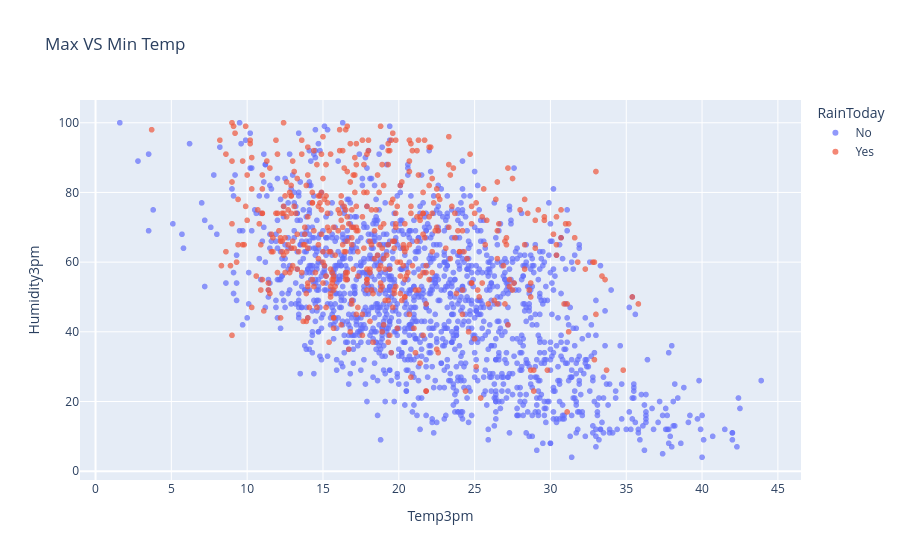

This figure's notebook cell:
### Code cell
px.scatter(df.sample(2000), 
             x='Temp3pm', 
             title='Max VS Min Temp', 
             y='Humidity3pm',
             color='RainToday',
             opacity=0.7)

### Figure 1 — Plotly figure (JSON) as saved in the notebook; plotly's stock layout.template omitted (floating-point values rounded to 4 significant figures; data arrays with more than 128 entries replaced by an {"elided": "..."} marker saying what was removed)
{"data": [{"hovertemplate": "RainToday=No<br>Temp3pm=%{x}<br>Humidity3pm=%{y}<extra></extra>", "legendgroup": "No", "marker": {"color": "#636efa", "opacity": 0.7, "symbol": "circle"}, "mode": "markers", "name": "No", "showlegend": true, "type": "scattergl", "x": {"elided": "1515 float values"}, "xaxis": "x", "y": {"elided": "1515 float values"}, "yaxis": "y"}, {"hovertemplate": "RainToday=Yes<br>Temp3pm=%{x}<br>Humidity3pm=%{y}<extra></extra>", "legendgroup": "Yes", "marker": {"color": "#EF553B", "opacity": 0.7, "symbol": "circle"}, "mode": "markers", "name": "Yes", "showlegend": true, "type": "scattergl", "x": {"elided": "485 float values"}, "xaxis": "x", "y": {"elided": "485 float values"}, "yaxis": "y"}], "layout": {"legend": {"title": {"text": "RainToday"}, "tracegroupgap": 0}, "title": {"text": "Max VS Min Temp"}, "xaxis": {"anchor": "y", "domain": [0, 1], "title": {"text": "Temp3pm"}}, "yaxis": {"anchor": "x", "domain": [0, 1], "title": {"text": "Humidity3pm"}}}}
